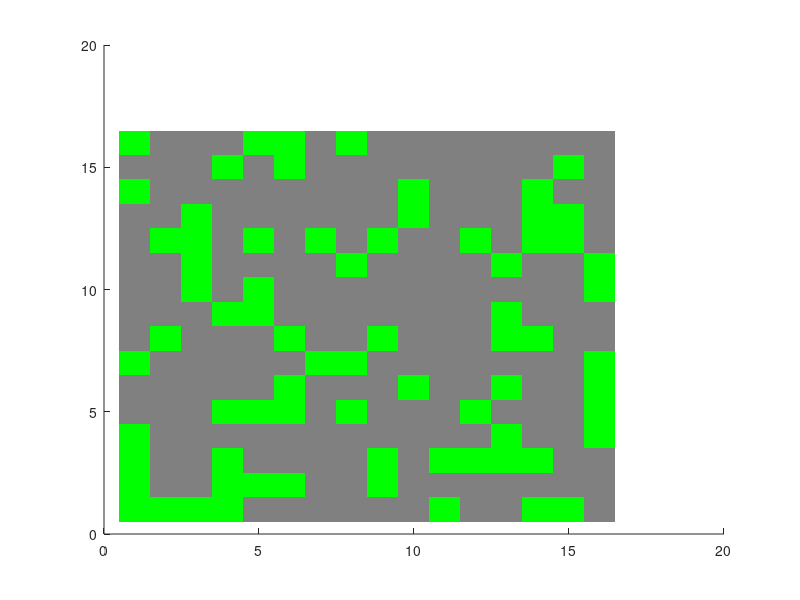

This chart was generated by the following MATLAB code: (Note: this script raises an error after producing the figure.)
clear;
clc;
clf;
close all; %askdnoasnda askdmp a
N = 16; %Grid size
p = 0.01; %Chance of tree growth
f = 0.2; %Chance of lightning
T = 10^4;
forest = ones(N); %1 for empty
change = 0;
fireCount = 0;
iTree = 0;
jTree = 0;
iLight = 0;
jLight = 0;
hold on
cmap = zeros(4,3);
cmap = [0.5, 0.5, 0.5; ... %Gray for empty
        0, 1, 0; ... %Green for tree
        1, 1, 0; ... %Yellow for lightning strike
        1, 0, 0]; %Red for Burning
image(forest);
colormap(cmap)

fireList = [];
fireSizeList = [];
sizeCount = 0;
for t = 1:T

    r = rand;
    if r < p %Tree grows
       iTree = randi(N);
       jTree = randi(N);
       forest(iTree,jTree) = 2;
       image(forest);
       colormap(cmap)
       pause(0.1)
     end

    r = rand;
    if r < f    %Lightning strikes
       iLight = randi(N);
       jLight = randi(N);
    end
if (iTree ~= 0) && (jTree ~=0)
    if (iTree == iLight) && (jTree == jLight)
        fireCount = fireCount + 1;
        forest(iLight,jLight) = 3;
        fireList(fireCount,1) = iLight;
        fireList(fireCount,2) = jLight;
        change = true;

        while change
            change = false;

            for a = 1:size(fireList,1)
                i = fireList(a,1);
                j = fireList(a,2);

               if (forest(max(i-1,1),j)) == 2
                   forest(max(i-1,1),j) = 4;
                   fireCount = fireCount + 1;
                   fireList(fireCount,1) = max(i-1,1);
                   fireList(fireCount,2) = j;
                   change = true;
               end
               if (forest(min(i+1,N),j)) == 2
                   forest(min(i+1,N),j) = 4;
                   fireCount = fireCount + 1;
                   fireList(fireCount,1) = min(i+1,N);
                   fireList(fireCount,2) = j;
                   change = true;
               end
               
               if (forest(i,max(j-1,1))) == 2
                   forest(i,max(j-1,1)) = 4;
                   fireCount = fireCount + 1;
                   fireList(fireCount,1) = i;
                   fireList(fireCount,2) = max(j-1,1);
                   change = true;
               end
               if (forest(i,min(j+1,N))) == 2
                   forest(i,min(j+1,N)) = 4;
                   fireCount = fireCount + 1;
                   fireList(fireCount,1) = i;
                   fireList(fireCount,2) = min(j+1,N);
                   change = true;
               end

               if ((i == N) && (forest(1,j) == 2))
                   forest(1,j) = 4;
                   fireCount = fireCount + 1;
                   fireList(fireCount,1) = 1;
                   fireList(fireCount,2) = j;
                   change = true;
               end
               if ((j == N) && (forest(i,1) == 2))
                   forest(i,1) = 4;
                   fireCount = fireCount + 1;
                   fireList(fireCount,1) = i;
                   fireList(fireCount,2) = 1;
                   change = true;
               end
               if ((i == 1) && (forest(N,j) == 2))
                   forest(N,j) = 4;
                   fireCount = fireCount + 1;
                   fireList(fireCount,1) = N;
                   fireList(fireCount,2) = j;
                   change = true;
               end
               if ((j == 1) && (forest(i,N) == 2))
                   forest(i,N) = 4;
                   fireCount = fireCount + 1;
                   fireList(fireCount,1) = i;
                   fireList(fireCount,2) = N;
                   change = true;
               end
            end
        end
        image(forest);
        colormap(cmap)
        pause(0.5)
        forest(iLight,jLight) = 4;
        for k = 1:size(fireList,1) %Delete the burned trees from grid
            forest(fireList(k,1),fireList(k,2)) = 1;
        end
        image(forest);
        colormap(cmap)
        pause(0.1)
        sizeCount = sizeCount + 1;
        fireSizeList(sizeCount,1) = fireCount;
    end
    fireCount = 0;
    fireList  = [];

end
end
figure
histogram(fireSizeList)
